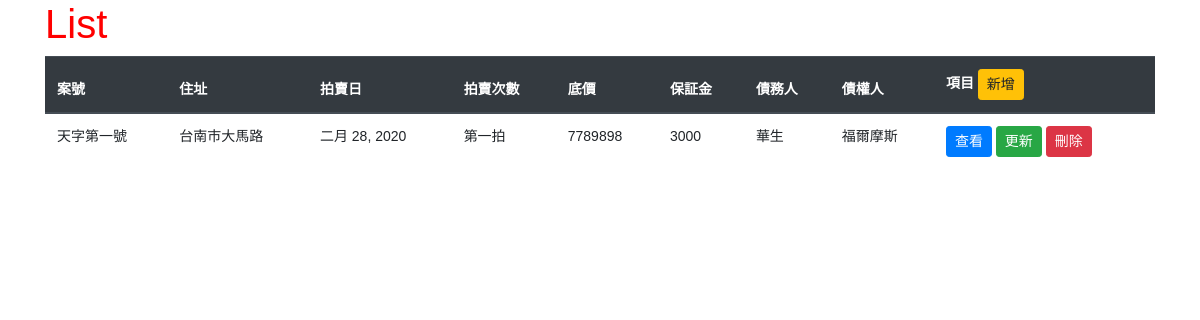
Before: / with the older database file.
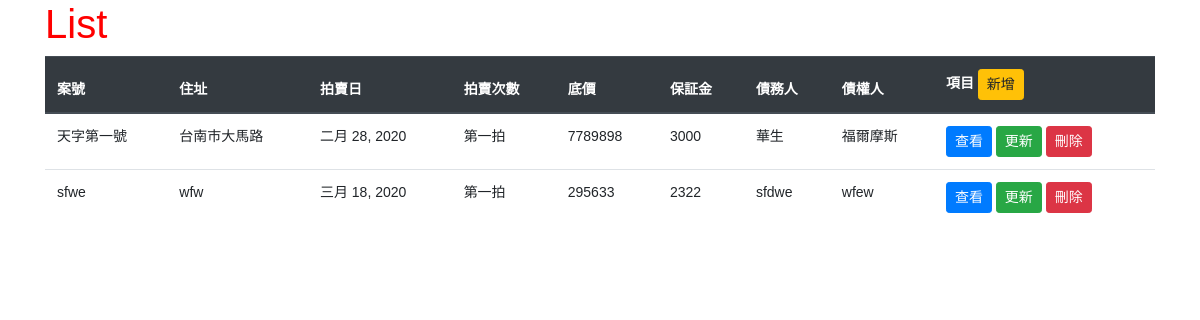
After: the same page with the newer database file.
### posts/models.py (models this page shows, shortened)
class PostModel(models.Model):
	AUCTIONLEVEL_LIST=(
		('第一拍','第一拍'),
		('第二拍','第二拍'),
		('第三拍','第三拍'),
		('第四拍','第四拍'),
	)
	casenumber=models.CharField(u'案號',max_length=100)
	address=models.CharField(u'住址',max_length=100)
	auctionday=models.DateField(u'拍賣日',default=date.today)
	auctionlevel=models.CharField(u'拍賣次數',choices=AUCTIONLEVEL_LIST,max_length=5)
	floorprice=models.IntegerField(u'底價')
	margin=models.IntegerField(u'保証金')
	creditor=models.CharField(u'債務人',max_length=100)
	debtor=models.CharField(u'債權人',max_length=100)
	def get_absolute_url(self):
		return reverse("posts:detail",kwargs={"id": self.id})

### posts/views.py (the view)
# urls.py: path('',post_list,name="list"),
def post_list(request):
	queryset=PostModel.objects.all
	context={
		"object_list": queryset,
		"title": "List"
	}
	return render(request,"post_list.html",context)

### templates/post_list.html (shortened to what this page needs)
{% extends "base.html" %}
{% block content %}
	<h1>{{title}}</h1>
	<table class="table">
		<thead class="thead-dark">
			<th>案號</th>
			<th>住址</th>
			<th>拍賣日</th>
			<th>拍賣次數</th>
			<th>底價</th>
			<th>保証金</th>
			<th>債務人</th>
			<th>債權人</th>
			<th>項目 <a href="create/" class="btn btn-warning btn-sm">新增</a></th>
		</thead>
		<tbody>
			{% for obj in object_list %}
			<tr>
				<td>{{obj.casenumber}}</td>
				<td>{{obj.address}}</td>
				<td>{{obj.auctionday}}</td>
				<td>{{obj.auctionlevel}}</td>
				<td>{{obj.floorprice}}</td>
				<td>{{obj.margin}}</td>
				<td>{{obj.creditor}}</td>
				<td>{{obj.debtor}}</td>
				<td>
					<a href="{{ obj.get_absolute_url}}" class="btn btn-primary btn-sm">查看</a>
					<a href="{{path}}{{obj.id}}/edit/" class="btn btn-success btn-sm">更新</a>
					<a href="{{path}}{{obj.id}}/delete/" class="btn btn-danger btn-sm">刪除</a>
				</td>
			</tr>
			{% endfor %}
		</tbody>
	</table>
{% endblock content %}

### templates/base.html (shortened to what this page needs)
{% load static %}
<!DOCTYPE html>
<html lang="en">
<head>
    {% block stylesheet %}
    <link rel="stylesheet" href="{% static 'assets/css/bootstrap.min.css' %}">
    <link rel="stylesheet" href="{% static 'css/base.css' %}" />
    {% endblock stylesheet %}
</head>
<body>
    <div class="container">
        {% block content %}
        {% endblock content %}
    </div>
</body>
</html>

### posts/static/css/base.css (style rules this page uses)
h1 { color:red; }
body { font-family: 微軟正黑體, Arial, Helvetica, sans-serif; font-size: 14px; color:#000; }
.container { margin: 0 auto; padding: 0 auto; width: 1200px; }

Changed rows visible on the page:
added PostModel: casenumber "sfwe", address "wfw", auctionday "三月 18, 2020", auctionlevel "第一拍", floorprice "295633", margin "2322", creditor "sfdwe", debtor "wfew"
